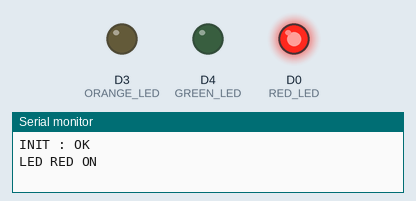
The program below on a simulated ESP8266 (NodeMCU). Shown: output pins drawn as LEDs (lit = HIGH), the last lines printed to the serial monitor.

Above: at 0.05 s.
At 0.6 s:
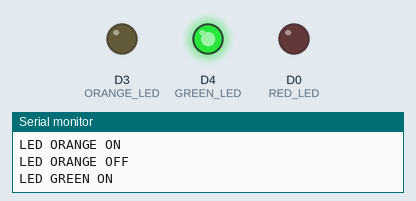
At 1.17 s:
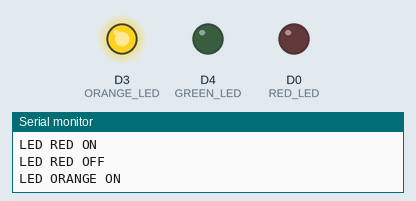
At 2.6 s:
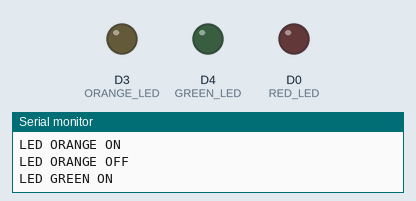
Timing chart, 0 to 3.0 s (numbered marks = the images above):
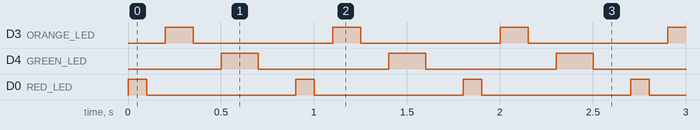

Measured:
- by itself, D3 (ORANGE_LED): alternates HIGH for 0.15 s and LOW for 0.75 s
- by itself, D4 (GREEN_LED): alternates HIGH for 0.20 s and LOW for 0.70 s
- by itself, D0 (RED_LED): alternates HIGH for 0.10 s and LOW for 0.80 s

The program:

main.cpp
```cpp
/*!
CREPP.io code
Ce code permet de tester le bon fonctionnement des LEDs intégrés à la carte.
Ne pas oublier de mettre les jumpers associés (D0, D3 et D4)
*/
#include <Arduino.h>

#define RED_LED D0

#define ORANGE_LED D3
#define GREEN_LED D4

/*
Fonction qui ne retourne aucun élément et qui prend en paramètre :
- Une broche de LED
- Une durée de clignotement (en millisecondes)
*/
void blinkLed(uint8_t led, uint16_t time)
{
  digitalWrite(led, HIGH);
  delay(time);
  digitalWrite(led, LOW);
  delay(time);
}

void setup()
{
    Serial.begin(9600);         //Initialise la communication série
    pinMode(RED_LED, OUTPUT);     //Broche en sortie
    pinMode(ORANGE_LED, OUTPUT);  //Broche en sortie
    pinMode(GREEN_LED, OUTPUT);   //Broche en sortie
    Serial.println("INIT : OK");
}


void loop()
{
  Serial.println("LED RED ON");
  blinkLed(RED_LED, 100);  // Allume la LED rouge pendant 1 seconde
  Serial.println("LED RED OFF");
  Serial.println("LED ORANGE ON");
  blinkLed(ORANGE_LED, 150); // Allume la LED orange pendant 0.5 seconde
  Serial.println("LED ORANGE OFF");
  Serial.println("LED GREEN ON");  // Allume la LED verte pendant 0.5 seconde
  blinkLed(GREEN_LED, 200); // Allume la LED verte pendant 0.25 seconde
  Serial.println("LED GREEN OFF");

}
```
